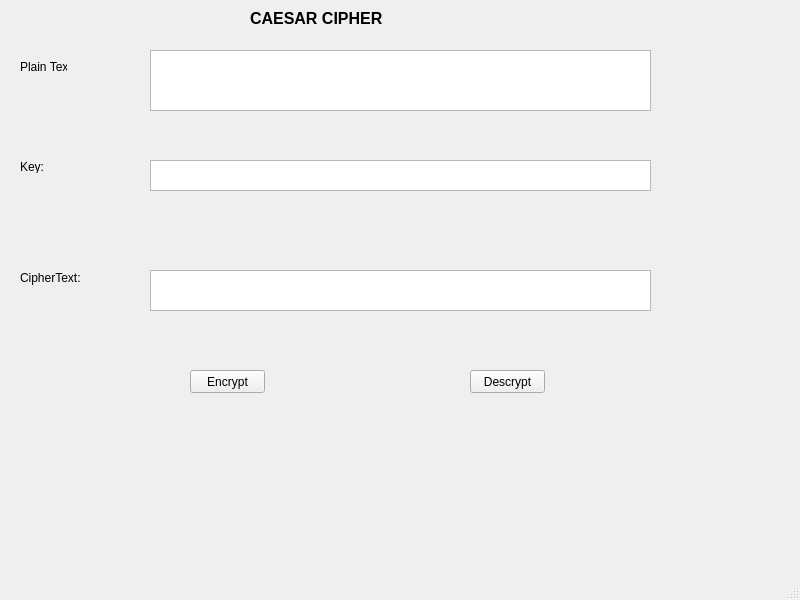
<?xml version="1.0" encoding="UTF-8"?>
<ui version="4.0">
 <class>MainWindow</class>
 <widget class="QMainWindow" name="MainWindow">
  <property name="geometry">
   <rect>
    <x>0</x>
    <y>0</y>
    <width>800</width>
    <height>600</height>
   </rect>
  </property>
  <property name="windowTitle">
   <string>MainWindow</string>
  </property>
  <widget class="QWidget" name="centralwidget">
   <widget class="QLabel" name="label">
    <property name="geometry">
     <rect>
      <x>20</x>
      <y>60</y>
      <width>47</width>
      <height>13</height>
     </rect>
    </property>
    <property name="text">
     <string>Plain Text:</string>
    </property>
   </widget>
   <widget class="QLabel" name="label_2">
    <property name="geometry">
     <rect>
      <x>20</x>
      <y>160</y>
      <width>47</width>
      <height>13</height>
     </rect>
    </property>
    <property name="text">
     <string>Key:</string>
    </property>
   </widget>
   <widget class="QLabel" name="label_3">
    <property name="geometry">
     <rect>
      <x>20</x>
      <y>270</y>
      <width>61</width>
      <height>16</height>
     </rect>
    </property>
    <property name="text">
     <string>CipherText:</string>
    </property>
   </widget>
   <widget class="QTextBrowser" name="txt_plaintext">
    <property name="geometry">
     <rect>
      <x>150</x>
      <y>50</y>
      <width>501</width>
      <height>61</height>
     </rect>
    </property>
   </widget>
   <widget class="QLabel" name="label_4">
    <property name="geometry">
     <rect>
      <x>250</x>
      <y>10</y>
      <width>261</width>
      <height>16</height>
     </rect>
    </property>
    <property name="font">
     <font>
      <pointsize>12</pointsize>
      <weight>75</weight>
      <bold>true</bold>
     </font>
    </property>
    <property name="text">
     <string>CAESAR CIPHER</string>
    </property>
   </widget>
   <widget class="QTextBrowser" name="txt_key">
    <property name="geometry">
     <rect>
      <x>150</x>
      <y>160</y>
      <width>501</width>
      <height>31</height>
     </rect>
    </property>
   </widget>
   <widget class="QTextBrowser" name="txt_cipher">
    <property name="geometry">
     <rect>
      <x>150</x>
      <y>270</y>
      <width>501</width>
      <height>41</height>
     </rect>
    </property>
   </widget>
   <widget class="QPushButton" name="btn_encrypt">
    <property name="geometry">
     <rect>
      <x>190</x>
      <y>370</y>
      <width>75</width>
      <height>23</height>
     </rect>
    </property>
    <property name="text">
     <string>Encrypt</string>
    </property>
   </widget>
   <widget class="QPushButton" name="btn_decrypt">
    <property name="geometry">
     <rect>
      <x>470</x>
      <y>370</y>
      <width>75</width>
      <height>23</height>
     </rect>
    </property>
    <property name="text">
     <string>Descrypt</string>
    </property>
   </widget>
  </widget>
  <widget class="QMenuBar" name="menubar">
   <property name="geometry">
    <rect>
     <x>0</x>
     <y>0</y>
     <width>800</width>
     <height>21</height>
    </rect>
   </property>
  </widget>
  <widget class="QStatusBar" name="statusbar"/>
 </widget>
 <resources/>
 <connections/>
</ui>
